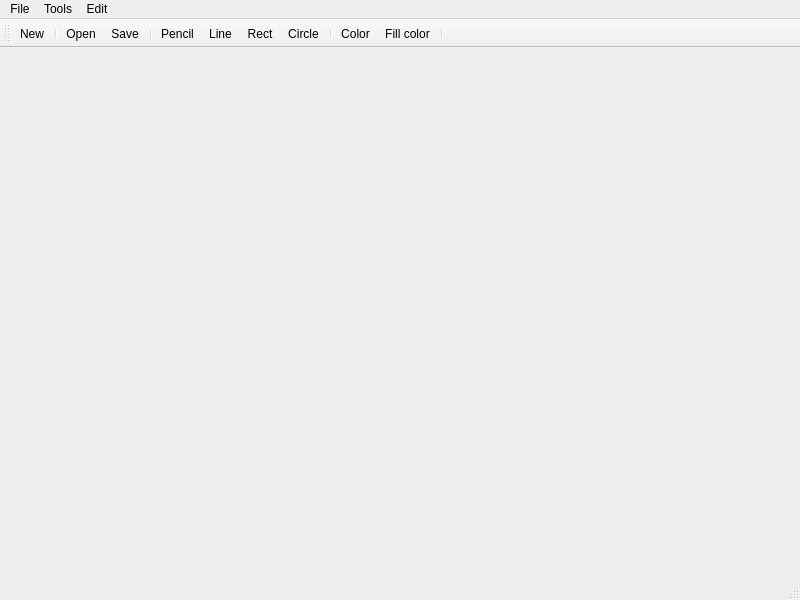
<?xml version="1.0" encoding="UTF-8"?>
<ui version="4.0">
 <class>MainWindow</class>
 <widget class="QMainWindow" name="MainWindow">
  <property name="geometry">
   <rect>
    <x>0</x>
    <y>0</y>
    <width>800</width>
    <height>600</height>
   </rect>
  </property>
  <property name="windowTitle">
   <string>MainWindow</string>
  </property>
  <widget class="QWidget" name="centralwidget"/>
  <widget class="QMenuBar" name="menubar">
   <property name="geometry">
    <rect>
     <x>0</x>
     <y>0</y>
     <width>800</width>
     <height>22</height>
    </rect>
   </property>
   <widget class="QMenu" name="menuFile">
    <property name="title">
     <string>File</string>
    </property>
    <addaction name="actionNew"/>
    <addaction name="separator"/>
    <addaction name="action_Open"/>
    <addaction name="action_Save"/>
    <addaction name="actionSave_as"/>
    <addaction name="separator"/>
    <addaction name="action_Exit"/>
   </widget>
   <widget class="QMenu" name="menuTools">
    <property name="title">
     <string>Tools</string>
    </property>
    <addaction name="actionPencil"/>
    <addaction name="actionLine"/>
    <addaction name="actionRect"/>
    <addaction name="actionCircle"/>
    <addaction name="separator"/>
    <addaction name="actionColor"/>
    <addaction name="actionFill_color"/>
   </widget>
   <widget class="QMenu" name="menuEdit">
    <property name="title">
     <string>Edit</string>
    </property>
    <addaction name="actionClean"/>
   </widget>
   <addaction name="menuFile"/>
   <addaction name="menuTools"/>
   <addaction name="menuEdit"/>
  </widget>
  <widget class="QStatusBar" name="statusbar">
   <property name="s" stdset="0">
    <string/>
   </property>
  </widget>
  <widget class="QToolBar" name="toolBar">
   <property name="windowTitle">
    <string>toolBar</string>
   </property>
   <attribute name="toolBarArea">
    <enum>TopToolBarArea</enum>
   </attribute>
   <attribute name="toolBarBreak">
    <bool>false</bool>
   </attribute>
   <addaction name="actionNew"/>
   <addaction name="separator"/>
   <addaction name="action_Open"/>
   <addaction name="action_Save"/>
   <addaction name="separator"/>
   <addaction name="actionPencil"/>
   <addaction name="actionLine"/>
   <addaction name="actionRect"/>
   <addaction name="actionCircle"/>
   <addaction name="separator"/>
   <addaction name="actionColor"/>
   <addaction name="actionFill_color"/>
   <addaction name="separator"/>
  </widget>
  <action name="actionNew">
   <property name="icon">
    <iconset resource="icons.qrc">
     <normaloff>:/icon/document-new.png</normaloff>:/icon/document-new.png</iconset>
   </property>
   <property name="text">
    <string>&amp;New</string>
   </property>
   <property name="shortcut">
    <string>Meta+N</string>
   </property>
  </action>
  <action name="action_Open">
   <property name="icon">
    <iconset resource="icons.qrc">
     <normaloff>:/icon/document-open.png</normaloff>:/icon/document-open.png</iconset>
   </property>
   <property name="text">
    <string>&amp;Open</string>
   </property>
   <property name="shortcut">
    <string>Meta+O</string>
   </property>
  </action>
  <action name="action_Save">
   <property name="icon">
    <iconset resource="icons.qrc">
     <normaloff>:/icon/document-save-all.png</normaloff>:/icon/document-save-all.png</iconset>
   </property>
   <property name="text">
    <string>&amp;Save</string>
   </property>
   <property name="shortcut">
    <string>Meta+S</string>
   </property>
  </action>
  <action name="actionSave_as">
   <property name="icon">
    <iconset resource="icons.qrc">
     <normaloff>:/icon/document-save-as.png</normaloff>:/icon/document-save-as.png</iconset>
   </property>
   <property name="text">
    <string>Save &amp;as</string>
   </property>
   <property name="shortcut">
    <string>Meta+Shift+S</string>
   </property>
  </action>
  <action name="action_Exit">
   <property name="text">
    <string>&amp;Exit</string>
   </property>
  </action>
  <action name="actionPencil">
   <property name="text">
    <string>&amp;Pencil</string>
   </property>
   <property name="shortcut">
    <string>P</string>
   </property>
  </action>
  <action name="actionLine">
   <property name="text">
    <string>&amp;Line</string>
   </property>
   <property name="shortcut">
    <string>L</string>
   </property>
  </action>
  <action name="actionRect">
   <property name="text">
    <string>&amp;Rect</string>
   </property>
   <property name="shortcut">
    <string>R</string>
   </property>
  </action>
  <action name="actionCircle">
   <property name="text">
    <string>&amp;Circle</string>
   </property>
   <property name="shortcut">
    <string>C</string>
   </property>
  </action>
  <action name="actionColor">
   <property name="text">
    <string>Color</string>
   </property>
  </action>
  <action name="actionFill_color">
   <property name="text">
    <string>Fill color</string>
   </property>
  </action>
  <action name="actionClean">
   <property name="text">
    <string>Clean</string>
   </property>
  </action>
 </widget>
 <resources>
  <include location="icons.qrc"/>
 </resources>
 <connections/>
</ui>
